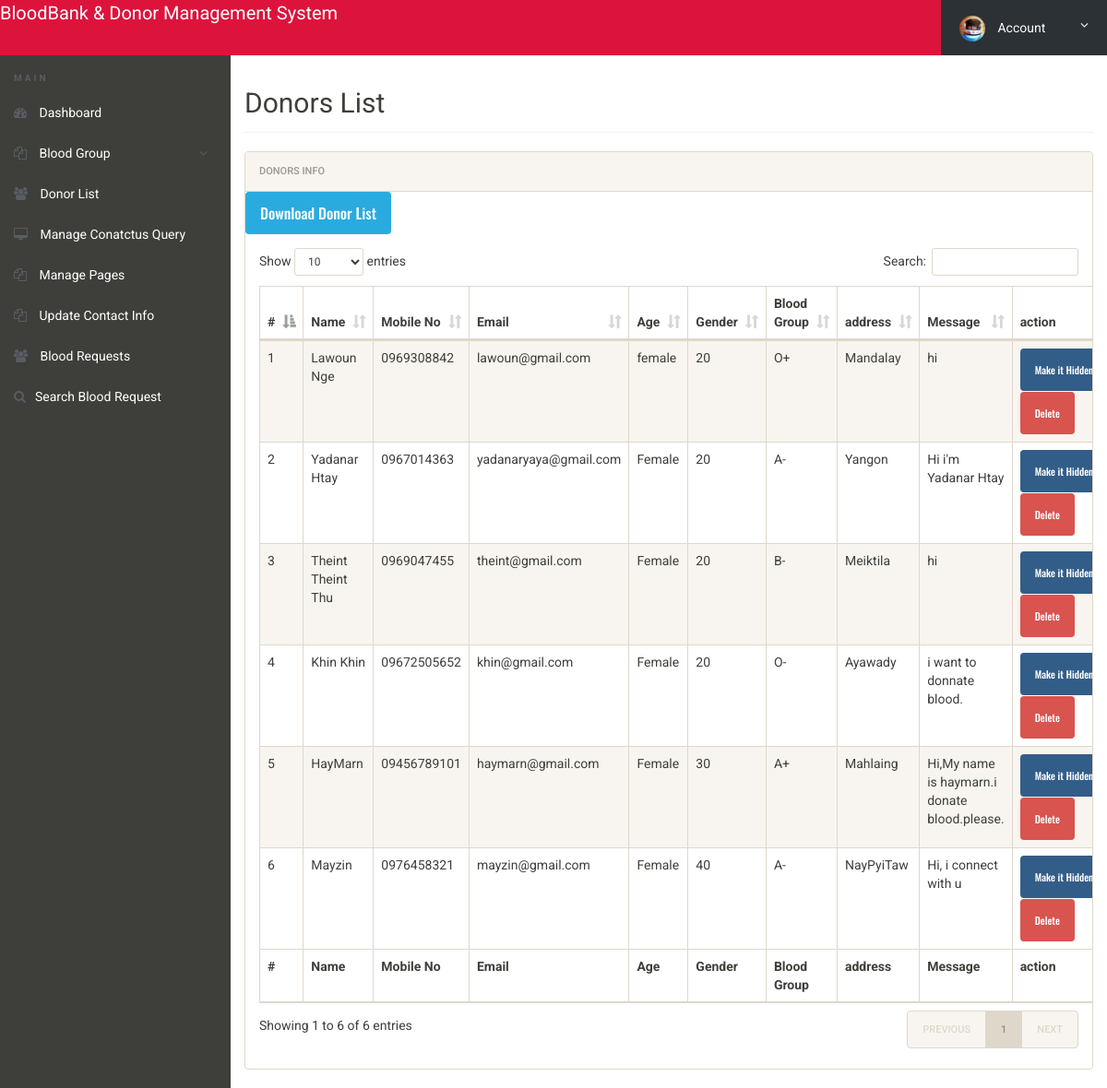
The app's page /bbdms/admin/donor-list.php (signed in) with its own data.
### tables this page shows
CREATE TABLE `tblblooddonars` (
  `id` int(11) NOT NULL,
  `FullName` varchar(100) DEFAULT NULL,
  `MobileNumber` char(11) DEFAULT NULL,
  `EmailId` varchar(100) DEFAULT NULL,
  `Gender` varchar(20) DEFAULT NULL,
  `Age` int(11) DEFAULT NULL,
  `BloodGroup` varchar(20) DEFAULT NULL,
  `Address` varchar(255) DEFAULT NULL,
  `Message` mediumtext DEFAULT NULL,
  `PostingDate` timestamp NOT NULL DEFAULT current_timestamp(),
  `status` int(1) DEFAULT NULL,
  `Password` varchar(250) DEFAULT NULL
);

### bbdms/admin/donor-list.php (the view, shortened to what this page needs)
<?php
include('includes/config.php');
if(strlen($_SESSION['alogin'])==0)
	{
header('location:index.php');
}
else{
 ?>
<!doctype html>
<html lang="en" class="no-js">
<head>
	<link rel="stylesheet" href="css/font-awesome.min.css">
	<link rel="stylesheet" href="css/bootstrap.min.css">
	<link rel="stylesheet" href="css/dataTables.bootstrap.min.css">
	<link rel="stylesheet" href="css/bootstrap-social.css">
	<link rel="stylesheet" href="css/bootstrap-select.css">
	<link rel="stylesheet" href="css/fileinput.min.css">
	<link rel="stylesheet" href="css/awesome-bootstrap-checkbox.css">
	<link rel="stylesheet" href="css/style.css">
</head>
<body>
	<?php include('includes/header.php');?>
	<div class="ts-main-content">
		<?php include('includes/leftbar.php');?>
		<div class="content-wrapper">
			<div class="container-fluid">
				<div class="row">
					<div class="col-md-12">
						<h2 class="page-title">Donors List</h2>
						<div class="panel panel-default">
							<div class="panel-heading">Donors Info</div>
								<a href="download-records.php" style="font-size:16px;" class="btn btn-info">Download Donor List</a>
							<div class="panel-body">
								<table id="zctb" class="display table table-striped table-bordered table-hover" cellspacing="0" width="100%">
									<thead>
										<tr>
										<th>#</th>
											<th>Name</th>
											<th>Mobile No</th>
											<th>Email</th>
											<th>Age</th>
											<th>Gender</th>
											<th>Blood Group</th>
											<th>address</th>
											<th>Message </th>
											<th>action </th>
										</tr>
									</thead>
									<tfoot>
										<tr>
										<th>#</th>
										<th>Name</th>
											<th>Mobile No</th>
											<th>Email</th>
											<th>Age</th>
											<th>Gender</th>
											<th>Blood Group</th>
											<th>address</th>
											<th>Message </th>
											<th>action </th>
										</tr>
									</tfoot>
									<tbody>
<?php $sql = "SELECT * from  tblblooddonars ";
$query = $dbh -> prepare($sql);
$query->execute();
$results=$query->fetchAll(PDO::FETCH_OBJ);
$cnt=1;
if($query->rowCount() > 0)
{
foreach($results as $result)
{				?>
										<tr>
											<td><?php echo htmlentities($cnt);?></td>
											<td><?php echo htmlentities($result->FullName);?></td>
											<td><?php echo htmlentities($result->MobileNumber);?></td>
											<td><?php echo htmlentities($result->EmailId);?></td>
											<td><?php echo htmlentities($result->Gender);?></td>
											<td><?php echo htmlentities($result->Age);?></td>
											<td><?php echo htmlentities($result->BloodGroup);?></td>
											<td><?php echo htmlentities($result->Address);?></td>
											<td><?php echo htmlentities($result->Message);?></td>
										<td>
<?php if($result->status==1)
{?>
<a href="donor-list.php?hidden=<?php echo htmlentities($result->id);?>" onclick="return confirm('Do you really want to hiidden this detail')" class="btn btn-primary"> Make it Hidden</a>
<?php } else {?>
<a href="donor-list.php?public=<?php echo htmlentities($result->id);?>" onclick="return confirm('Do you really want to Public this detail')" class="btn btn-primary"> Make it Public</a>
<?php } ?>
<a href="donor-list.php?del=<?php echo htmlentities($result->id);?>" onclick="return confirm('Do you really want to delete this record')" class="btn btn-danger" style="margin-top:1%;"> Delete</a>
</td>
										</tr>
										<?php $cnt=$cnt+1; }} ?>
									</tbody>
								</table>
							</div>
						</div>
					</div>
				</div>
			</div>
		</div>
	</div>
</body>
</html>
<?php } ?>

### bbdms/admin/css/style.css (style rules this page uses)
html { font-size: 14px; }
@media only screen and (min-width: 480px) { html { font-size: 17px; } }
@media only screen and (min-width: 768px) { html { font-size: 14px; } }
body { font-size: 1em; }
a { color: #37a6c4; }
.btn { font-family: 'Oswald', sans-serif; }
.panel { overflow: hidden; }
.btn { text-transform: none; }
.page-title { padding-bottom: 15px; margin-bottom: 20px; border-bottom: 1px solid #f0f0f0; }
.ts-main-content .content-wrapper { padding-top: 15px; margin-top: 60px; }
@media only screen and (min-width: 992px) { .ts-main-content .content-wrapper { margin-left: 250px; } }

### records on screen
tblblooddonars: FullName "Lawoun Nge", MobileNumber "0969308842", EmailId "lawoun@gmail.com", Gender "female", Age "20", BloodGroup "O+", Address "Mandalay", Message "hi"
tblblooddonars: FullName "Yadanar Htay", MobileNumber "0967014363", EmailId "yadanaryaya@gmail.com", Gender "Female", Age "20", BloodGroup "A-", Address "Yangon", Message "Hi i'm Yadanar Htay"
tblblooddonars: FullName "Theint Theint Thu", MobileNumber "0969047455", EmailId "theint@gmail.com", Gender "Female", Age "20", BloodGroup "B-", Address "Meiktila", Message "hi"
tblblooddonars: FullName "Khin Khin", MobileNumber "09672505652", EmailId "khin@gmail.com", Gender "Female", Age "20", BloodGroup "O-", Address "Ayawady", Message "i want to donnate blood."
tblblooddonars: FullName "HayMarn", MobileNumber "09456789101", EmailId "haymarn@gmail.com", Gender "Female", Age "30", BloodGroup "A+", Address "Mahlaing", Message "Hi,My name is haymarn.i donate blood.please."
tblblooddonars: FullName "Mayzin", MobileNumber "0976458321", EmailId "mayzin@gmail.com", Gender "Female", Age "40", BloodGroup "A-", Address "NayPyiTaw", Message "Hi, i connect with u"
